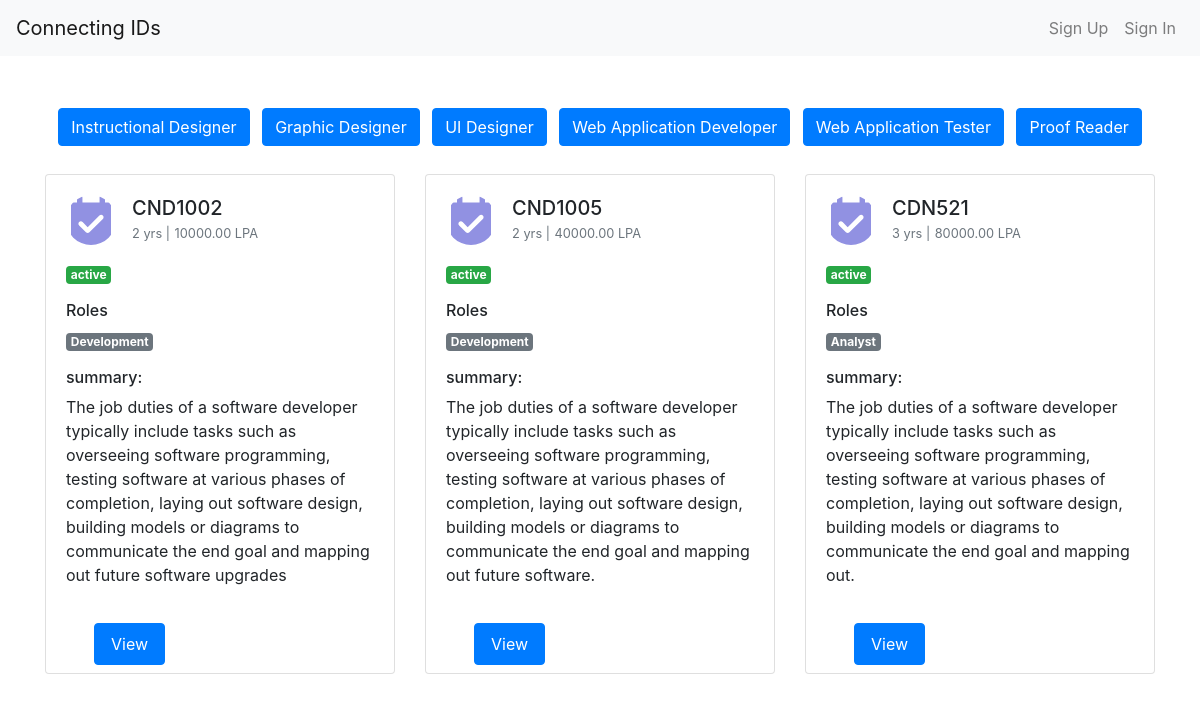
Screenshot of /jobProfiles with the database file from the repository.
### job/models.py (models this page shows, shortened)
class User(models.Model):
    STATUS_CHOICES = [
        ('active', 'Active'),
        ('inactive', 'Inactive'),
        ('terminated', 'Terminated'),
    ]
    username = models.CharField(max_length=150, unique=True)
    email = models.EmailField(unique=True)
    city = models.CharField(max_length=100, null=True, blank=True)
    country = models.CharField(max_length=100, null=True, blank=True)
    candidate_id = models.CharField(max_length=50, unique=True)
    status = models.CharField(max_length=10, choices=STATUS_CHOICES)
    experience_summary = models.TextField(null=True, blank=True)
    responsibilities_summary = models.TextField(null=True, blank=True)
    current_role = models.CharField(max_length=100, null=True, blank=True)
    experience_years = models.IntegerField(null=True, blank=True)
    salary = models.DecimalField(max_digits=10, decimal_places=2)
    work_mode = models.CharField(max_length=50, null=True, blank=True)
    work_type = models.CharField(max_length=50, null=True, blank=True)

### job/views.py (the view)
# urls.py: path('jobProfiles', views.jobProfiles, name="jobProfiles"),
def jobProfiles(request):
    user = User.objects.all()
    context = {'user': user,}
    return render(request, "candidate/copy1.html", context)

### job/templates/candidate/copy1.html (shortened to what this page needs)
<!DOCTYPE html>
{% load static %}
<html lang="en">
<head>
    <link href="https://stackpath.bootstrapcdn.com/bootstrap/4.5.2/css/bootstrap.min.css" rel="stylesheet">
    <link rel="stylesheet" href="{% static 'assets/candidateandjobcardsstyle.css' %}">
</head>
<body>
    <nav class="navbar navbar-expand-lg navbar-light bg-light">
        <a class="navbar-brand" href="#">Connecting IDs</a>
        <div class="collapse navbar-collapse" id="navbarNav">
            <ul class="navbar-nav ml-auto">
                <li class="nav-item">
                    <a class="nav-link" href="#">Sign Up</a>
                </li>
                <li class="nav-item">
                    <a class="nav-link" href="#">Sign In</a>
                </li>
            </ul>
        </div>
    </nav>
    <div class="container mt-5">
        <div class="row mt-3">
            <div class="col-12 text-center">
                <button class="btn btn-primary m-1">Instructional Designer</button>
                <button class="btn btn-primary m-1">Graphic Designer</button>
                <button class="btn btn-primary m-1">UI Designer</button>
                <button class="btn btn-primary m-1">Web Application Developer</button>
                <button class="btn btn-primary m-1">Web Application Tester</button>
                <button class="btn btn-primary m-1">Proof Reader</button>
            </div>
        </div>
        <div class="row mt-4">
            {% for i in user %}
            <div class="col-md-4 ">
                <div class="card mb-4">
                    <div class="card-body c-height">
                        <div class="d-flex align-items-center mb-3">
                            <img src="{% static 'images/Icons-01.svg' %}" alt="Profile Picture" class="rounded-circle" width="50" height="50">
                            <div class="ml-3">
                                <h5 class="mb-0">{{i.candidate_id}}</h5>
                                <small class="text-muted">{{i.experience_years}} yrs |</small>
                                <small class="text-muted">{{i.salary}} LPA</small>
                            </div>
                        </div>
                        <span class="badge badge-success">{{i.status}}</span>
                        <h6 class="mt-3"><h6>Roles</h6></h6>
                        <span class="badge badge-secondary">{{i.current_role}}</span>
                        <p class="mt-3"><h6> summary:</h6>{{i.experience_summary}}</p>
                    </div>
                   <a href="{% url 'jobIndividual' user_id=i.id %}"> <button type="submit" class="btn btn-primary mb-2 py-2 px-3 mx-5">View</button></a>
                </div>
            </div>
            {% endfor %}
        </div>
    </div>
</body>
</html>

### rows the page displays
User: candidate_id "CND1002", experience_years "2", salary "10000.00", status "active", current_role "Development", experience_summary "The job duties of a software developer typically include tasks such as overseeing software programming, testing software at various phases of completion, laying out software design, building models or diagrams to communicate the end goal and mapping out future software upgrades"
User: candidate_id "CND1005", experience_years "2", salary "40000.00", status "active", current_role "Development", experience_summary "The job duties of a software developer typically include tasks such as overseeing software programming, testing software at various phases of completion, laying out software design, building models or diagrams to communicate the end goal and mapping out future software."
User: candidate_id "CDN521", experience_years "3", salary "80000.00", status "active", current_role "Analyst", experience_summary "The job duties of a software developer typically include tasks such as overseeing software programming, testing software at various phases of completion, laying out software design, building models or diagrams to communicate the end goal and mapping out."
